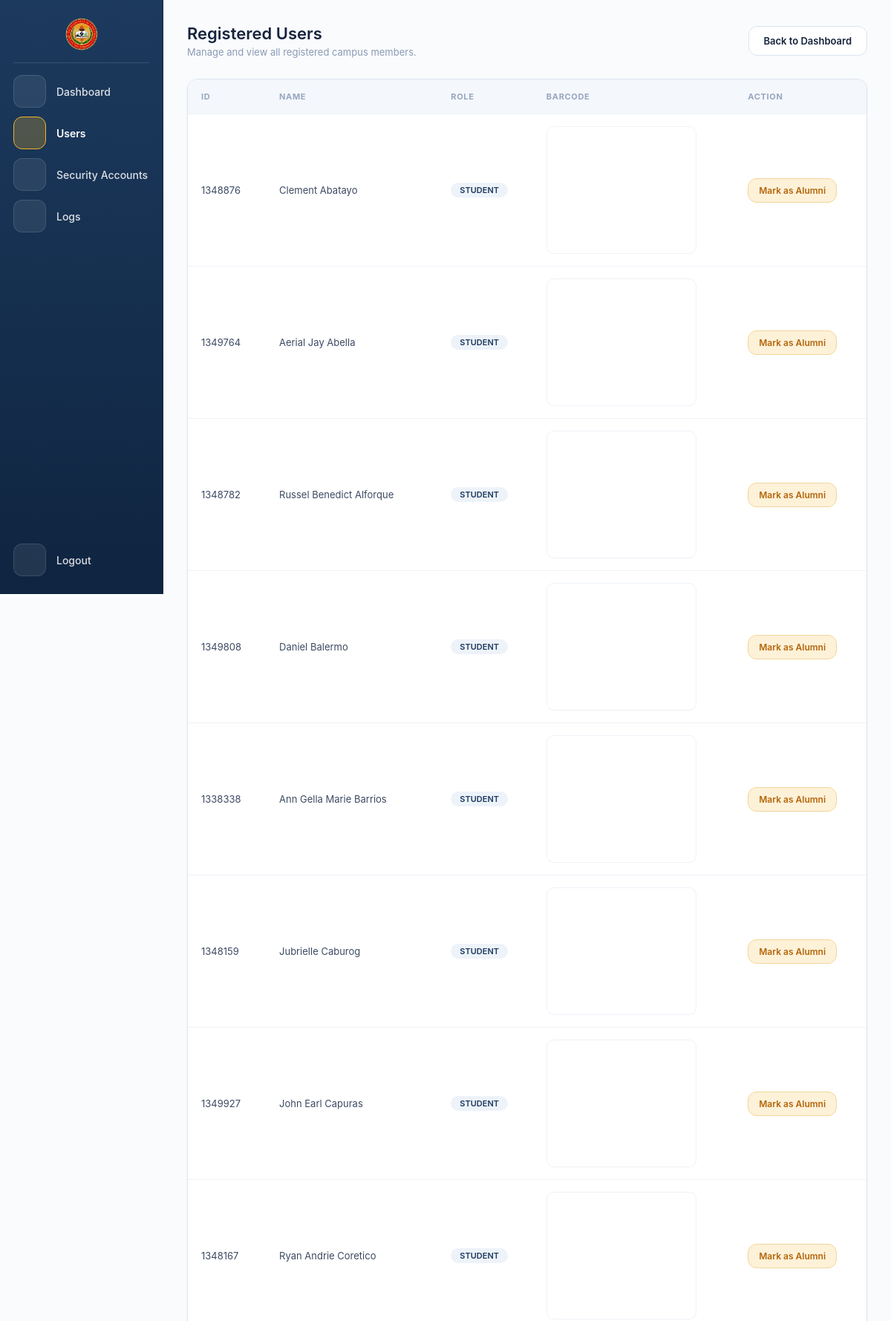
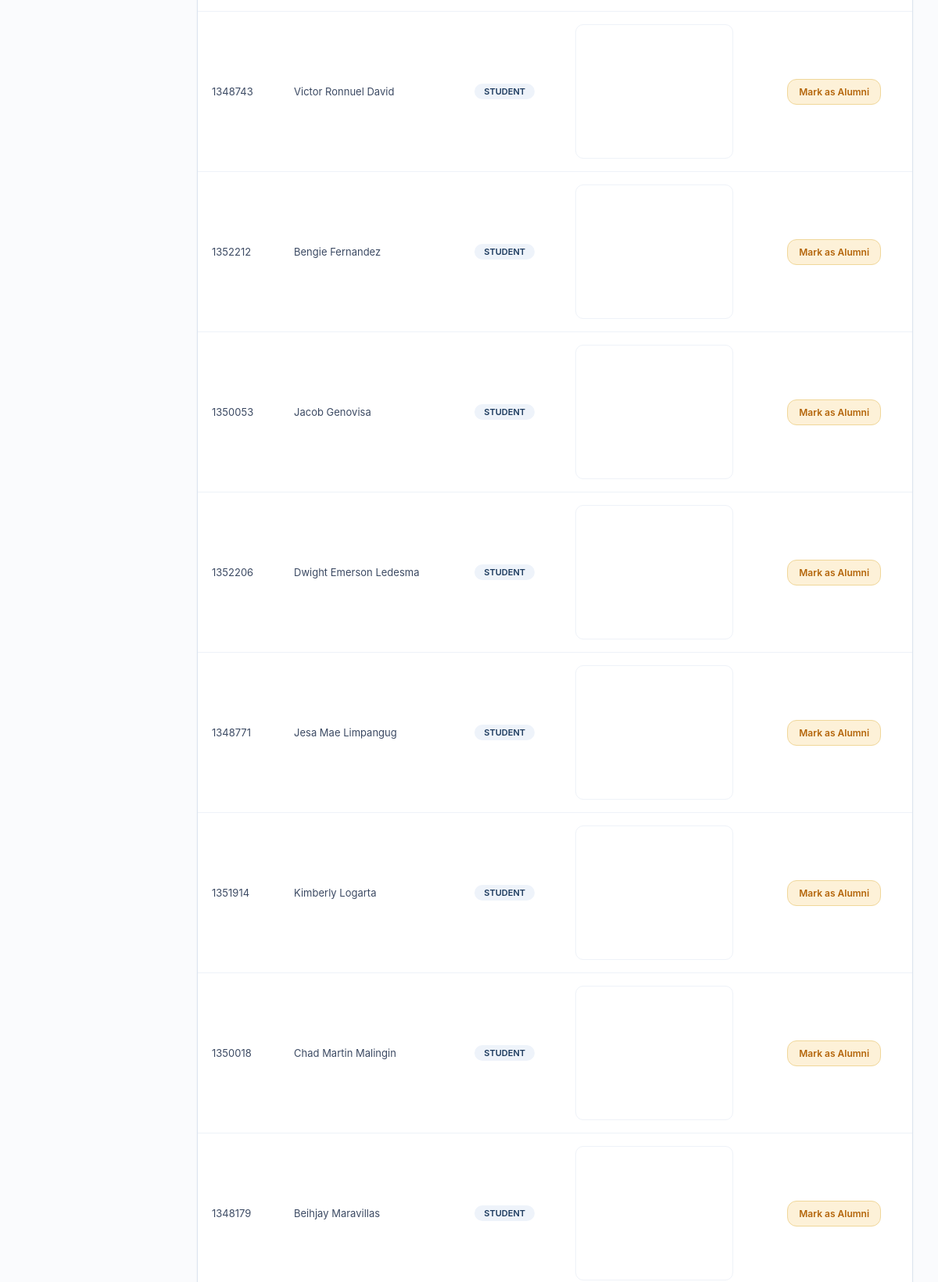
The page /test/officer_users.php (signed in, upper part) on the database its author committed (2 pictures, top to bottom).
### tables this page shows
CREATE TABLE `users` (
  `id` int(11) NOT NULL,
  `first_name` varchar(100) DEFAULT NULL,
  `last_name` varchar(100) DEFAULT NULL,
  `birthdate` date DEFAULT NULL,
  `role` varchar(20) DEFAULT NULL,
  `barcode` varchar(100) DEFAULT NULL,
  `created_at` timestamp NOT NULL DEFAULT current_timestamp(),
  `id_number` varchar(8) DEFAULT NULL,
  `status` varchar(10) DEFAULT 'OUT',
  `face_token` varchar(255) DEFAULT NULL,
  `face_descriptor` longtext DEFAULT NULL,
  `course` varchar(100) DEFAULT NULL,
  `department` varchar(100) DEFAULT NULL,
  `position` varchar(100) DEFAULT NULL,
  `face_image` longtext DEFAULT NULL,
  `consent_at` datetime DEFAULT NULL,
  `consent_version` varchar(20) DEFAULT NULL
);

### test/officer_users.php (the view, shortened to what this page needs)
<?php
include 'db.php';
$result = $conn->query("SELECT * FROM users");
function icon($name) {
  $paths = [
    'home'   => '<path d="M3 11l9-8 9 8"/><path d="M5 10v10h14V10"/>',
    'user'   => '<circle cx="12" cy="8" r="4"/><path d="M4 21c0-4.4 3.6-7 8-7s8 2.6 8 7"/>',
    'lock'   => '<rect x="5" y="11" width="14" height="10" rx="2"/><path d="M8 11V8a4 4 0 018 0v3"/>',
    'list'   => '<path d="M8 6h12M8 12h12M8 18h12M4 6h.01M4 12h.01M4 18h.01"/>',
    'logout' => '<path d="M9 21H5V3h4"/><path d="M16 17l5-5-5-5M21 12H9"/>',
  ];
  return '<svg viewBox="0 0 24 24" aria-hidden="true">' . $paths[$name] . '</svg>';
}
?>
<!DOCTYPE html>
<html lang="en">
<head>
</head>
<body>
<nav class="sidebar" aria-label="Main">
  <div class="logo"><img src="lego.png" alt="Lego"></div>
  <div class="sidebar-divider"></div>
  <a class="nav-item" href="officer_dashboard.php" data-tip="Dashboard" aria-label="Dashboard"><span class="nav-icon"><?= icon('home') ?></span><span class="nav-label">Dashboard</span></a>
  <a class="nav-item active" aria-current="page" href="officer_users.php" data-tip="Users" aria-label="Users"><span class="nav-icon"><?= icon('user') ?></span><span class="nav-label">Users</span></a>
  <a class="nav-item" href="officer_security.php" data-tip="Security Accounts" aria-label="Security Accounts"><span class="nav-icon"><?= icon('lock') ?></span><span class="nav-label">Security Accounts</span></a>
  <a class="nav-item" href="officer_logs.php" data-tip="Logs" aria-label="Logs"><span class="nav-icon"><?= icon('list') ?></span><span class="nav-label">Logs</span></a>
  <a class="nav-item logout-item" href="officer_logout.php" data-tip="Logout" aria-label="Logout"><span class="nav-icon"><?= icon('logout') ?></span><span class="nav-label">Logout</span></a>
</nav>
<main class="main">
  <div class="header">
    <div class="header-left">
      <h1>Registered Users</h1>
      <p>Manage and view all registered campus members.</p>
    </div>
    <a href="officer_dashboard.php" class="btn">Back to Dashboard</a>
  </div>
  <div class="container">
    <div class="table-scroll">
      <table>
        <tr>
          <th>ID</th>
          <th>Name</th>
          <th>Role</th>
          <th>Barcode</th>
          <th>Action</th>
        </tr>
        <?php if ($result->num_rows > 0): ?>
          <?php while ($row = $result->fetch_assoc()): ?>
          <tr>
            <td><?= htmlspecialchars($row['id_number']) ?></td>
            <td><?= htmlspecialchars($row['first_name'] . " " . $row['last_name']) ?></td>
            <td>
              <span class="badge <?= htmlspecialchars(strtolower($row['role'])) ?>">
                <?= htmlspecialchars($row['role']) ?>
              </span>
            </td>
            <td>
              <div class="barcode-box">
                <svg class="barcode" data-code="<?= htmlspecialchars($row['id_number']) ?>"></svg>
              </div>
            </td>
            <td>
              <?php if (strtolower($row['role']) === 'student'): ?>
                <a class="btn btn-sm action-btn"
                   href="officer_users.php?alumni=<?= (int)$row['id'] ?>"
                   onclick="return confirm('Convert this user to Alumni?')">Mark as Alumni</a>
              <?php endif; ?>
            </td>
          </tr>
          <?php endwhile; ?>
        <?php else: ?>
          <tr><td colspan="5" class="empty">No registered users found.</td></tr>
        <?php endif; ?>
      </table>
    </div>
  </div>
</main>
</body>
</html>

### test/officer_users.php (style rules this page uses)
* { box-sizing: border-box; margin: 0; padding: 0; }
:root { --ink: #16233d; --navy: #1c3a5e; --line: #dce4ef; --muted: #8a9bb5; --gold: #f0b429; --gold-soft: #fffdf5; --gold-glow: 0 8px 24px rgba(240,180,41,0.25); }
body { font-family: -apple-system, BlinkMacSystemFont, "Segoe UI", sans-serif; background: #fafbfd; min-height: 100vh; display: flex; color: var(--ink); }
svg { fill: none; stroke: currentColor; stroke-width: 1.8; stroke-linecap: round; stroke-linejoin: round; }
.sidebar { width: 220px; flex-shrink: 0; background: linear-gradient(180deg, #1c3a5e, #0f2440); border-right: 1px solid #0f2440; height: 100vh; position: sticky; top: 0; display: flex; flex-direction: column; align-items: stretch; padding: 24px 18px; gap: 12px; }
.sidebar .logo { display: flex; justify-content: center; }
.sidebar .logo img { width: 44px; height: 44px; border-radius: 12px; object-fit: cover; }
.sidebar-divider { width: 100%; height: 1px; background: rgba(255,255,255,0.12); margin: 4px 0; }
.sidebar .nav-item { display: flex; align-items: center; gap: 14px; width: 100%; color: #fff; text-decoration: none; font-size: 14px; font-weight: 500; white-space: nowrap; position: relative; }
.sidebar .nav-icon { width: 44px; height: 44px; border-radius: 12px; flex-shrink: 0; background: rgba(255,255,255,0.08); border: 1px solid rgba(255,255,255,0.12); display: flex; align-items: center; justify-content: center; transition: background .2s, border-color .2s, transform .2s; }
.sidebar .nav-icon svg { width: 20px; height: 20px; }
.sidebar .nav-label { color: rgba(255,255,255,0.85); overflow: hidden; text-overflow: ellipsis; }
.sidebar .nav-item.active .nav-icon { background: rgba(240,180,41,0.25); border-color: var(--gold); }
.sidebar .nav-item.active .nav-label { color: #fff; font-weight: 600; }
.sidebar .logout-item { margin-top: auto; }
.main { flex: 1; min-width: 0; padding: 32px; }
.header { display: flex; justify-content: space-between; align-items: center; gap: 16px; flex-wrap: wrap; margin-bottom: 28px; }
.header-left h1 { font-size: 22px; font-weight: 600; }
.header-left p { font-size: 13px; color: var(--muted); margin-top: 4px; }
.btn { display: inline-block; text-decoration: none; padding: 11px 20px; border-radius: 12px; border: 1px solid var(--line); background: #fff; color: var(--ink); font-size: 13px; font-weight: 600; font-family: inherit; cursor: pointer; transition: transform .15s, background .15s, border-color .15s, box-shadow .15s; }
.btn-sm { padding: 8px 14px; font-size: 12px; }
.container { background: #fff; border-radius: 14px; border: 1px solid var(--line); box-shadow: 0 1px 3px rgba(22,58,94,0.05); overflow: hidden; }
.table-scroll { overflow-x: auto; }
table { width: 100%; border-collapse: collapse; }
th { text-align: left; padding: 16px 18px; font-size: 11px; color: #96a6c0; text-transform: uppercase; letter-spacing: 0.06em; border-bottom: 1px solid #eef2f8; background: #f4f7fb; }
td { padding: 16px 18px; border-bottom: 1px solid #eef2f8; font-size: 13px; color: #3c4a63; vertical-align: middle; }
.badge { display: inline-block; padding: 3px 12px; border-radius: 20px; font-size: 11px; font-weight: 600; text-transform: uppercase; }
.student { background: #eef3fa; color: #1c3a5e; }
.barcode-box { background: #fff; border-radius: 10px; padding: 10px; display: inline-flex; justify-content: center; align-items: center; border: 1px solid #eef2f8; }
.barcode { max-width: 180px; }
.action-btn { background: #fdf1d8; color: #b4650a; border-color: #f0d79a; }

### rows shown on the page
users: id_number "1348876", first_name+last_name "Clement Abatayo", role "STUDENT"
users: id_number "1349764", first_name+last_name "Aerial Jay Abella", role "STUDENT"
users: id_number "1348782", first_name+last_name "Russel Benedict Alforque", role "STUDENT"
users: id_number "1349808", first_name+last_name "Daniel Balermo", role "STUDENT"
users: id_number "1338338", first_name+last_name "Ann Gella Marie Barrios", role "STUDENT"
users: id_number "1348159", first_name+last_name "Jubrielle Caburog", role "STUDENT"
users: id_number "1349927", first_name+last_name "John Earl Capuras", role "STUDENT"
users: id_number "1348167", first_name+last_name "Ryan Andrie Coretico", role "STUDENT"
users: id_number "1348743", first_name+last_name "Victor Ronnuel David", role "STUDENT"
users: id_number "1352212", first_name+last_name "Bengie Fernandez", role "STUDENT"
users: id_number "1350053", first_name+last_name "Jacob Genovisa", role "STUDENT"
users: id_number "1352206", first_name+last_name "Dwight Emerson Ledesma", role "STUDENT"
users: id_number "1348771", first_name+last_name "Jesa Mae Limpangug", role "STUDENT"
users: id_number "1351914", first_name+last_name "Kimberly Logarta", role "STUDENT"
users: id_number "1350018", first_name+last_name "Chad Martin Malingin", role "STUDENT"
users: id_number "1348179", first_name+last_name "Beihjay Maravillas", role "STUDENT"
